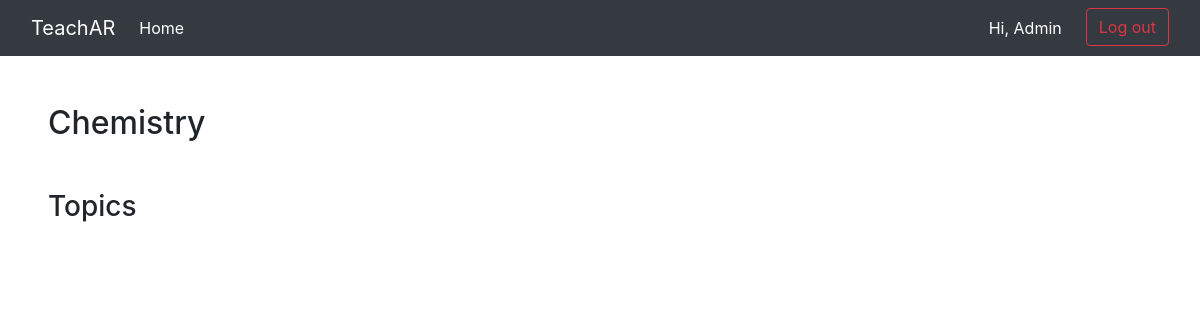
/subject/Chemistry (signed in), run on an earlier commit of the app's database.
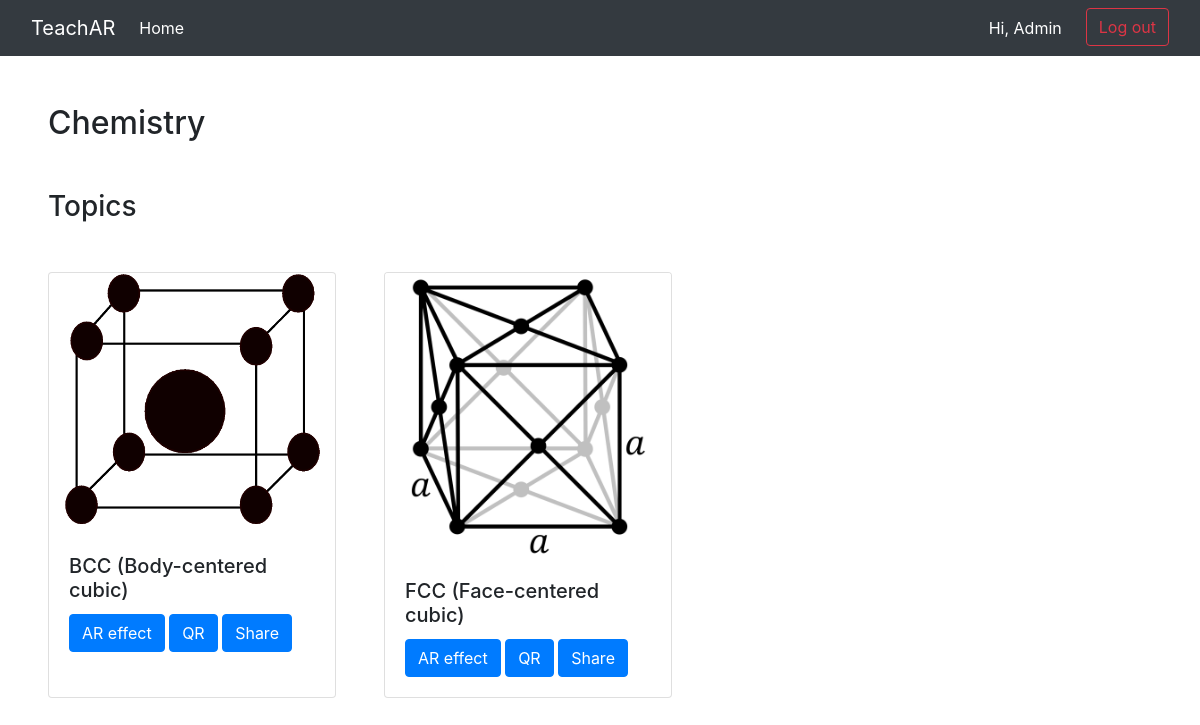
And on a later commit of the database.
### userauth/models.py (models this page shows, shortened)
class Account(AbstractBaseUser):
    name            = models.CharField(max_length=50)
    username        = models.CharField(max_length=50, unique =True)
    email           = models.EmailField(max_length=50, unique =True)
    is_admin        = models.BooleanField(default=False)
    is_active       = models.BooleanField(default=True)
    is_staff        = models.BooleanField(default=False)
    is_superuser    = models.BooleanField(default=False)
    date_joined     = models.DateTimeField(verbose_name="date joined", auto_now_add=True)
    objects = MyAccountManager()
    USERNAME_FIELD = 'username'
    REQUIRED_FIELDS = ['name', 'email']

### mainapp/models.py (models this page shows, shortened)
class Subject(models.Model):
    name = models.CharField(max_length=20, unique=True)
    tagline = models.CharField(max_length=50)
    image = models.ImageField(upload_to ='subjects/')

class Topic(models.Model):
    name = models.CharField(max_length=50)
    subject = models.ForeignKey(Subject, on_delete=models.CASCADE)
    link = models.CharField(max_length=50)
    image = models.ImageField(upload_to ='topics/')

### mainapp/views.py (the view)
# urls.py: path('subject/<str:name>', views.subject, name='subject'),
@login_required_message(message="Please log in, in order to view the requested page.")
@login_required
def subject(request, name):
    subject = Subject.objects.get(name=name)
    topics = Topic.objects.filter(subject=subject)
    context = {
        'subject':subject,
        'topics':topics,
    }
    return render(request, 'mainapp/subject/subject.html', context)

### utils/decorator.py (called while the page is built)
def user_passes_test(test_func, message=default_message):
    def decorator(view_func):
        @wraps(view_func)
        def _wrapped_view(request, *args, **kwargs):
            if not test_func(request.user):
                messages.error(request, message)
            return view_func(request, *args, **kwargs)
        return _wrapped_view
    return decorator

def login_required_message(function=None, message=default_message):
    actual_decorator = user_passes_test(
        lambda u: u.is_authenticated, #fixed by removing ()
        message=message,
    )
    if function:
        return actual_decorator(function)
    return actual_decorator

### mainapp/templates/mainapp/subject/subject.html (shortened to what this page needs)
{% extends 'mainapp/base.html' %}
{% load static %}
{% block content %}
    <h2>{{ subject.name }}</h2>
    <h3 class="mt-5 mb-5">Topics</h3>
    <div class="d-flex flex-row">
        {% for topic in topics %}
        <div class="card mr-5" style="width: 18rem;">
            <img class="card-img-top" src="{{ topic.image.url }}" alt="Card image cap">
            <div class="card-body">
                <h5 class="card-title">{{ topic.name }}</h5>
                <a href="{{ topic.link }}" class="btn btn-primary" target="_blank">AR effect</a>
                <a href="#" class="btn btn-primary">QR</a>
                <a href="#" class="btn btn-primary">Share</a>
            </div>
        </div>
        {% endfor %}
    </div>
{% endblock content %}

### mainapp/templates/mainapp/base.html (shortened to what this page needs)
<!DOCTYPE html>
<html lang="en">
<head>
    <link rel="stylesheet" href="https://maxcdn.bootstrapcdn.com/bootstrap/4.0.0/css/bootstrap.min.css">
</head>
<body>
    <nav class="navbar navbar-dark navbar-expand-lg bg-dark">
        <div class="container-fluid">
          <a class="navbar-brand" href="{% url 'home' %}">TeachAR</a>
          <div class="collapse navbar-collapse" id="navbarNav">
            <ul class="navbar-nav">
              <li class="nav-item">
                <a class="nav-link active" aria-current="page" href="{% url 'home' %}">Home</a>
              </li>
            </ul>
          </div>
          {% if user.is_authenticated  %}
            <div class="d-flex">
              <ul class="navbar-nav">
                <li class="nav-item">
                  <div class="nav-link active" style="margin-right:1rem; white-space: nowrap;">Hi, {{ user.name }}</div>
                </li>
              </ul>
              <form method="POST" action="{% url 'logout' %}">
                <button type="submit" class="btn btn-outline-danger me-5">Log out</button>
              </form>
            </div>
          {% endif %}
        </div>
      </nav>
      <div class="m-5">
        {% block content %}{% endblock content %}
      </div>
</body>
</html>

What changed in the data, as far as the page shows it:
added Topic: image (picture), name "BCC (Body-centered cubic)"
added Topic: image (picture), name "FCC (Face-centered cubic)"
